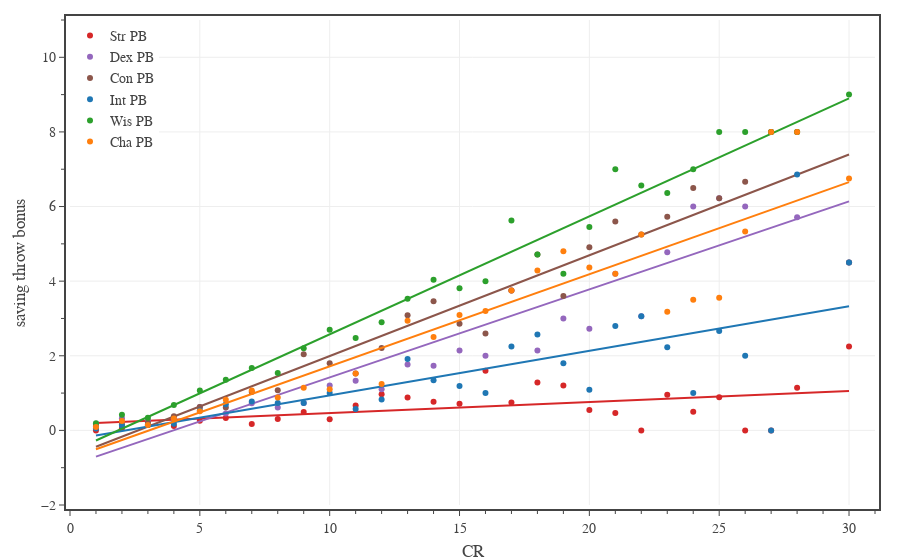

The cell this chart's notebook holds for it:
### Code cell
# Saving throw proficiency bonus
columns = ['Str PB','Dex PB','Con PB','Int PB','Wis PB','Cha PB']
colors = ['#d62728','#9467bd','#8c564b','#1f77b4','#2ca02c','#ff7f0e']

df1 = df0[df0['Category'].isin(['generic','legendary','unique']) & df0['CR'].between(1, 30)]

# create figure
fig = go.Figure(
    layout=go.Layout(
        template=TFB_TEMPLATE,
        margin=dict(l=70, r=25, b=55, t=20, pad=4),
        xaxis=dict(
            title_text='CR',
            range=[0,31],
            tick0=0, dtick=5,
            minor=dict(tick0=0, dtick=1),
        ),
        yaxis=dict(
            title_text='saving throw bonus',
            range=[-2,11],
            tick0=0, dtick=2,
            minor=dict(tick0=0, dtick=1),
        ),
        legend=dict(
            xanchor='left', yanchor='top',
            x=0.00, y=1.00,
            orientation='v',
            tracegroupgap=0,
        )
    )
)

for column, color in zip(columns, colors):
    plot_mean_fit(fig, df1, 'CR', column, column, color)

# show figure
fig.show(config=TFB_CONFIG, width=600, height=450)
fig.update_layout(autosize=True)

# save figures
if SAVEFIGS:
    save_fig_html(fig, format='large', name='fig-saving-throw-proficiency-bonus-vs-cr-large')
    save_fig_html(fig, format='small', name='fig-saving-throw-proficiency-bonus-vs-cr-small')

### Figure 1 — Plotly figure (JSON) as saved in the notebook; plotly's stock layout.template omitted (floating-point values rounded to 4 significant figures)
{"data": [{"hovertemplate": "<b>Str PB</b><br>CR %{x:,.0f}<br>Mean %{y:,.1f}<br><extra></extra>", "legendgroup": "Str PB", "line": {"color": "#d62728"}, "mode": "markers", "name": "Str PB", "type": "scatter", "x": [1, 2, 3, 4, 5, 6, 7, 8, 9, 10, 11, 12, 13, 14, 15, 16, 17, 18, 19, 20, 21, 22, 23, 24, 25, 26, 27, 28, 30], "y": [0, 0.0578, 0.1418, 0.12, 0.2558, 0.3288, 0.1714, 0.3077, 0.4898, 0.3, 0.6667, 0.9655, 0.8824, 0.7692, 0.7143, 1.6, 0.75, 1.286, 1.2, 0.5455, 0.4667, 0, 0.9545, 0.5, 0.8889, 0, 0, 1.143, 2.25]}, {"hoverinfo": "skip", "legendgroup": "Str PB", "line": {"color": "#d62728"}, "mode": "lines", "name": "Str PB", "showlegend": false, "type": "scatter", "x": [1, 2, 3, 4, 5, 6, 7, 8, 9, 10, 11, 12, 13, 14, 15, 16, 17, 18, 19, 20, 21, 22, 23, 24, 25, 26, 27, 28, 30], "y": [0.1968, 0.2264, 0.256, 0.2856, 0.3152, 0.3448, 0.3744, 0.404, 0.4336, 0.4632, 0.4928, 0.5224, 0.552, 0.5816, 0.6112, 0.6408, 0.6704, 0.7, 0.7296, 0.7592, 0.7889, 0.8185, 0.8481, 0.8777, 0.9073, 0.9369, 0.9665, 0.9961, 1.055]}, {"hovertemplate": "<b>Dex PB</b><br>CR %{x:,.0f}<br>Mean %{y:,.1f}<br><extra></extra>", "legendgroup": "Dex PB", "line": {"color": "#9467bd"}, "mode": "markers", "name": "Dex PB", "type": "scatter", "x": [1, 2, 3, 4, 5, 6, 7, 8, 9, 10, 11, 12, 13, 14, 15, 16, 17, 18, 19, 20, 21, 22, 23, 24, 25, 26, 27, 28, 30], "y": [0.1754, 0.3237, 0.2695, 0.3, 0.6279, 0.4521, 0.7286, 0.6154, 0.7347, 1.2, 1.333, 1.103, 1.765, 1.731, 2.143, 2, 3.75, 2.143, 3, 2.727, 4.2, 3.062, 4.773, 6, 6.222, 6, 8, 5.714, 4.5]}, {"hoverinfo": "skip", "legendgroup": "Dex PB", "line": {"color": "#9467bd"}, "mode": "lines", "name": "Dex PB", "showlegend": false, "type": "scatter", "x": [1, 2, 3, 4, 5, 6, 7, 8, 9, 10, 11, 12, 13, 14, 15, 16, 17, 18, 19, 20, 21, 22, 23, 24, 25, 26, 27, 28, 30], "y": [-0.7046, -0.4687, -0.2327, 0.003227, 0.2392, 0.4751, 0.711, 0.947, 1.183, 1.419, 1.655, 1.891, 2.127, 2.363, 2.599, 2.835, 3.07, 3.306, 3.542, 3.778, 4.014, 4.25, 4.486, 4.722, 4.958, 5.194, 5.43, 5.666, 6.138]}, {"hovertemplate": "<b>Con PB</b><br>CR %{x:,.0f}<br>Mean %{y:,.1f}<br><extra></extra>", "legendgroup": "Con PB", "line": {"color": "#8c564b"}, "mode": "markers", "name": "Con PB", "type": "scatter", "x": [1, 2, 3, 4, 5, 6, 7, 8, 9, 10, 11, 12, 13, 14, 15, 16, 17, 18, 19, 20, 21, 22, 23, 24, 25, 26, 27, 28, 30], "y": [0.1053, 0.1618, 0.2128, 0.38, 0.6279, 0.6164, 1.029, 1.077, 2.041, 1.8, 1.524, 2.207, 3.088, 3.462, 2.857, 2.6, 3.75, 4.714, 3.6, 4.909, 5.6, 5.25, 5.727, 6.5, 6.222, 6.667, 8, 8, 4.5]}, {"hoverinfo": "skip", "legendgroup": "Con PB", "line": {"color": "#8c564b"}, "mode": "lines", "name": "Con PB", "showlegend": false, "type": "scatter", "x": [1, 2, 3, 4, 5, 6, 7, 8, 9, 10, 11, 12, 13, 14, 15, 16, 17, 18, 19, 20, 21, 22, 23, 24, 25, 26, 27, 28, 30], "y": [-0.4376, -0.1675, 0.1026, 0.3726, 0.6427, 0.9128, 1.183, 1.453, 1.723, 1.993, 2.263, 2.533, 2.803, 3.073, 3.343, 3.613, 3.883, 4.154, 4.424, 4.694, 4.964, 5.234, 5.504, 5.774, 6.044, 6.314, 6.584, 6.854, 7.394]}, {"hovertemplate": "<b>Int PB</b><br>CR %{x:,.0f}<br>Mean %{y:,.1f}<br><extra></extra>", "legendgroup": "Int PB", "line": {"color": "#1f77b4"}, "mode": "markers", "name": "Int PB", "type": "scatter", "x": [1, 2, 3, 4, 5, 6, 7, 8, 9, 10, 11, 12, 13, 14, 15, 16, 17, 18, 19, 20, 21, 22, 23, 24, 25, 26, 27, 28, 30], "y": [0.05263, 0.1272, 0.1418, 0.18, 0.5349, 0.6986, 0.7714, 0.7308, 0.7347, 1, 0.5714, 0.8276, 1.912, 1.346, 1.19, 1, 2.25, 2.571, 1.8, 1.091, 2.8, 3.062, 2.227, 1, 2.667, 2, 0, 6.857, 4.5]}, {"hoverinfo": "skip", "legendgroup": "Int PB", "line": {"color": "#1f77b4"}, "mode": "lines", "name": "Int PB", "showlegend": false, "type": "scatter", "x": [1, 2, 3, 4, 5, 6, 7, 8, 9, 10, 11, 12, 13, 14, 15, 16, 17, 18, 19, 20, 21, 22, 23, 24, 25, 26, 27, 28, 30], "y": [-0.1397, -0.02006, 0.09958, 0.2192, 0.3389, 0.4585, 0.5782, 0.6978, 0.8175, 0.9371, 1.057, 1.176, 1.296, 1.416, 1.535, 1.655, 1.775, 1.894, 2.014, 2.134, 2.253, 2.373, 2.493, 2.612, 2.732, 2.852, 2.971, 3.091, 3.33]}, {"hovertemplate": "<b>Wis PB</b><br>CR %{x:,.0f}<br>Mean %{y:,.1f}<br><extra></extra>", "legendgroup": "Wis PB", "line": {"color": "#2ca02c"}, "mode": "markers", "name": "Wis PB", "type": "scatter", "x": [1, 2, 3, 4, 5, 6, 7, 8, 9, 10, 11, 12, 13, 14, 15, 16, 17, 18, 19, 20, 21, 22, 23, 24, 25, 26, 27, 28, 30], "y": [0.193, 0.4162, 0.3404, 0.68, 1.07, 1.356, 1.671, 1.538, 2.204, 2.7, 2.476, 2.897, 3.529, 4.038, 3.81, 4, 5.625, 4.714, 4.2, 5.455, 7, 6.562, 6.364, 7, 8, 8, 8, 8, 9]}, {"hoverinfo": "skip", "legendgroup": "Wis PB", "line": {"color": "#2ca02c"}, "mode": "lines", "name": "Wis PB", "showlegend": false, "type": "scatter", "x": [1, 2, 3, 4, 5, 6, 7, 8, 9, 10, 11, 12, 13, 14, 15, 16, 17, 18, 19, 20, 21, 22, 23, 24, 25, 26, 27, 28, 30], "y": [-0.2706, 0.04561, 0.3618, 0.678, 0.9942, 1.31, 1.627, 1.943, 2.259, 2.575, 2.891, 3.207, 3.524, 3.84, 4.156, 4.472, 4.788, 5.105, 5.421, 5.737, 6.053, 6.369, 6.685, 7.002, 7.318, 7.634, 7.95, 8.266, 8.899]}, {"hovertemplate": "<b>Cha PB</b><br>CR %{x:,.0f}<br>Mean %{y:,.1f}<br><extra></extra>", "legendgroup": "Cha PB", "line": {"color": "#ff7f0e"}, "mode": "markers", "name": "Cha PB", "type": "scatter", "x": [1, 2, 3, 4, 5, 6, 7, 8, 9, 10, 11, 12, 13, 14, 15, 16, 17, 18, 19, 20, 21, 22, 23, 24, 25, 26, 27, 28, 30], "y": [0.08772, 0.2543, 0.1418, 0.32, 0.5116, 0.8219, 1.071, 0.8846, 1.143, 1.1, 1.524, 1.241, 2.941, 2.5, 3.095, 3.2, 3.75, 4.286, 4.8, 4.364, 4.2, 5.25, 3.182, 3.5, 3.556, 5.333, 8, 8, 6.75]}, {"hoverinfo": "skip", "legendgroup": "Cha PB", "line": {"color": "#ff7f0e"}, "mode": "lines", "name": "Cha PB", "showlegend": false, "type": "scatter", "x": [1, 2, 3, 4, 5, 6, 7, 8, 9, 10, 11, 12, 13, 14, 15, 16, 17, 18, 19, 20, 21, 22, 23, 24, 25, 26, 27, 28, 30], "y": [-0.5065, -0.2596, -0.01266, 0.2343, 0.4812, 0.7281, 0.975, 1.222, 1.469, 1.716, 1.963, 2.21, 2.457, 2.703, 2.95, 3.197, 3.444, 3.691, 3.938, 4.185, 4.432, 4.679, 4.926, 5.173, 5.42, 5.667, 5.913, 6.16, 6.654]}], "layout": {"legend": {"orientation": "v", "tracegroupgap": 0, "x": 0, "xanchor": "left", "y": 1, "yanchor": "top"}, "margin": {"b": 55, "l": 70, "pad": 4, "r": 25, "t": 20}, "xaxis": {"dtick": 5, "minor": {"dtick": 1, "tick0": 0}, "range": [0, 31], "tick0": 0, "title": {"text": "CR"}}, "yaxis": {"dtick": 2, "minor": {"dtick": 1, "tick0": 0}, "range": [-2, 11], "tick0": 0, "title": {"text": "saving throw bonus"}}}}
